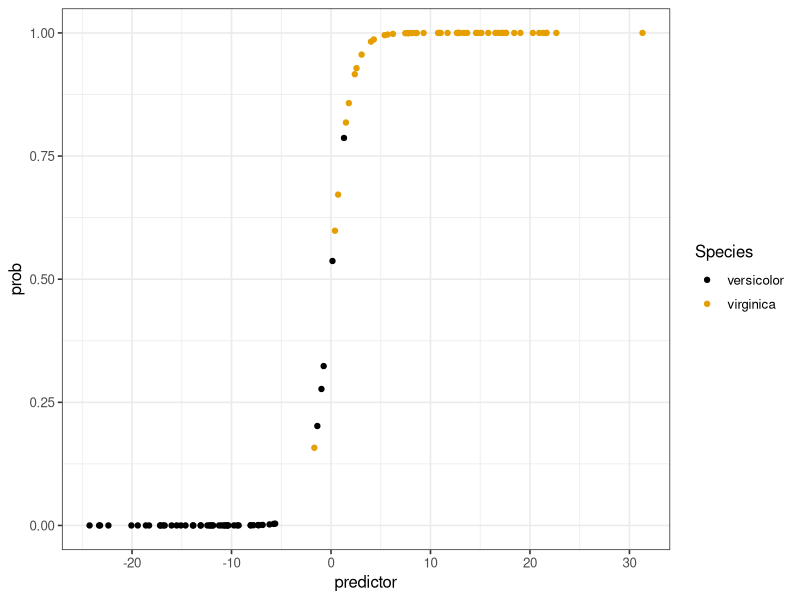
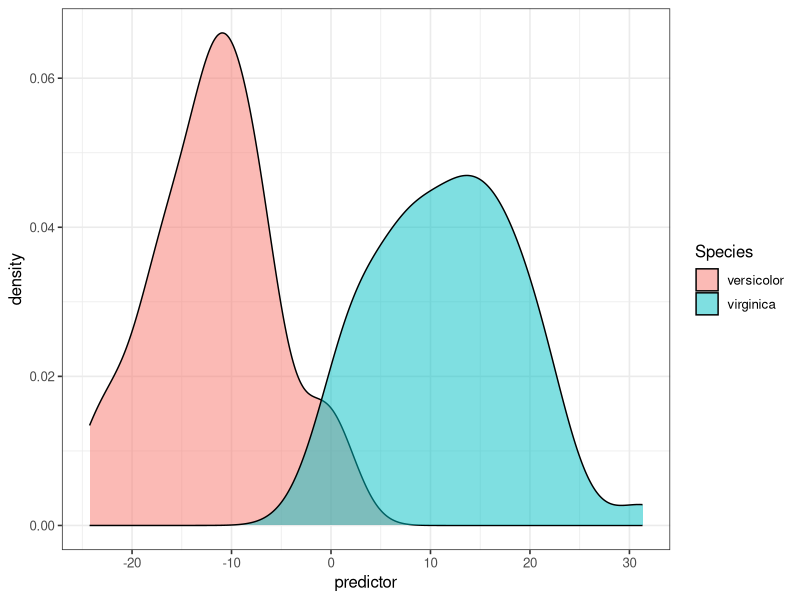

Source code (R) for these figures, in order:
## ---- chunk 1
library(knitr)
opts_chunk$set(fig.align="center", fig.height=3, fig.width=4)
library(ggplot2)
theme_set(theme_bw(base_size=12))
library(dplyr)
## ---- chunk 2
library(tidyverse)
theme_set(theme_bw(base_size=12)) # set default ggplot2 theme
# install.packages("ggthemes")
library(ggthemes)
## ---- chunk 3
# make a reduced iris data set that only contains virginica and versicolor species
iris.small <- filter(iris, Species %in% c("virginica", "versicolor"))
head(iris.small)
## ---- chunk 4
glm.out <- glm(Species ~ Sepal.Length + Sepal.Width + Petal.Length + Petal.Width,
               data = iris.small,
               family = binomial)
summary(glm.out)
# Remove Sepal.Length because its p-value is 0.30
glm.out <- glm(Species ~ Sepal.Width + Petal.Length + Petal.Width,
               data = iris.small,
               family = binomial)
summary(glm.out)
## ---- chunk 5
iris.predicted <- data.frame(iris.small,prob = glm.out$fitted.values,predictor = glm.out$linear.predictors)
head(iris.predicted)
iris.predicted %>% ggplot(aes(x = predictor, y = prob, color=Species)) + 
  geom_point() +
  scale_color_colorblind()
# plot the line
virg_data <- filter(iris.predicted, Species=='virginica')
vers_data <- filter(iris.predicted, Species=='versicolor')
## ---- chunk 6
iris.predicted %>% ggplot(aes(x = predictor, fill=Species)) +
  geom_density(alpha=.5) +
  scale_color_colorblind() #? color different?
## ---- chunk 7
plant1 <- data.frame(Sepal.Length=6.4, Sepal.Width=2.8, Petal.Length=4.6, Petal.Width=1.8)
plant2 <- data.frame(Sepal.Length=6.3, Sepal.Width=2.5, Petal.Length=4.1, Petal.Width=1.7)
plant3 <- data.frame(Sepal.Length=6.7, Sepal.Width=3.3, Petal.Length=5.2, Petal.Width=2.3)
## ---- chunk 8
predict(glm.out,plant1, type = 'response')
predict(glm.out,plant2, type = 'response')
predict(glm.out,plant3, type = 'response')
## ---- chunk 9
# how to pick the best cutoff predictor value? 0 seems good!
iris.predicted %>% filter(Species=='virginica' & predictor > 0) %>%
  select(prob) %>%
  summarize(correct_virginica=n())
iris.predicted %>% filter(Species=='virginica') %>%
  summarize(total_virginica=n())
## ---- chunk 10
iris.predicted %>% filter(Species=='versicolor' & predictor < 0) %>%
  select(prob) %>%
  summarize(correct_versicolor=n())
iris.predicted %>% filter(Species=='versicolor') %>%
  summarize(total_versicolor=n())
## ---- chunk 11
# true positive rate
(49)/50*100
# true negative rate
(48)/50*100
